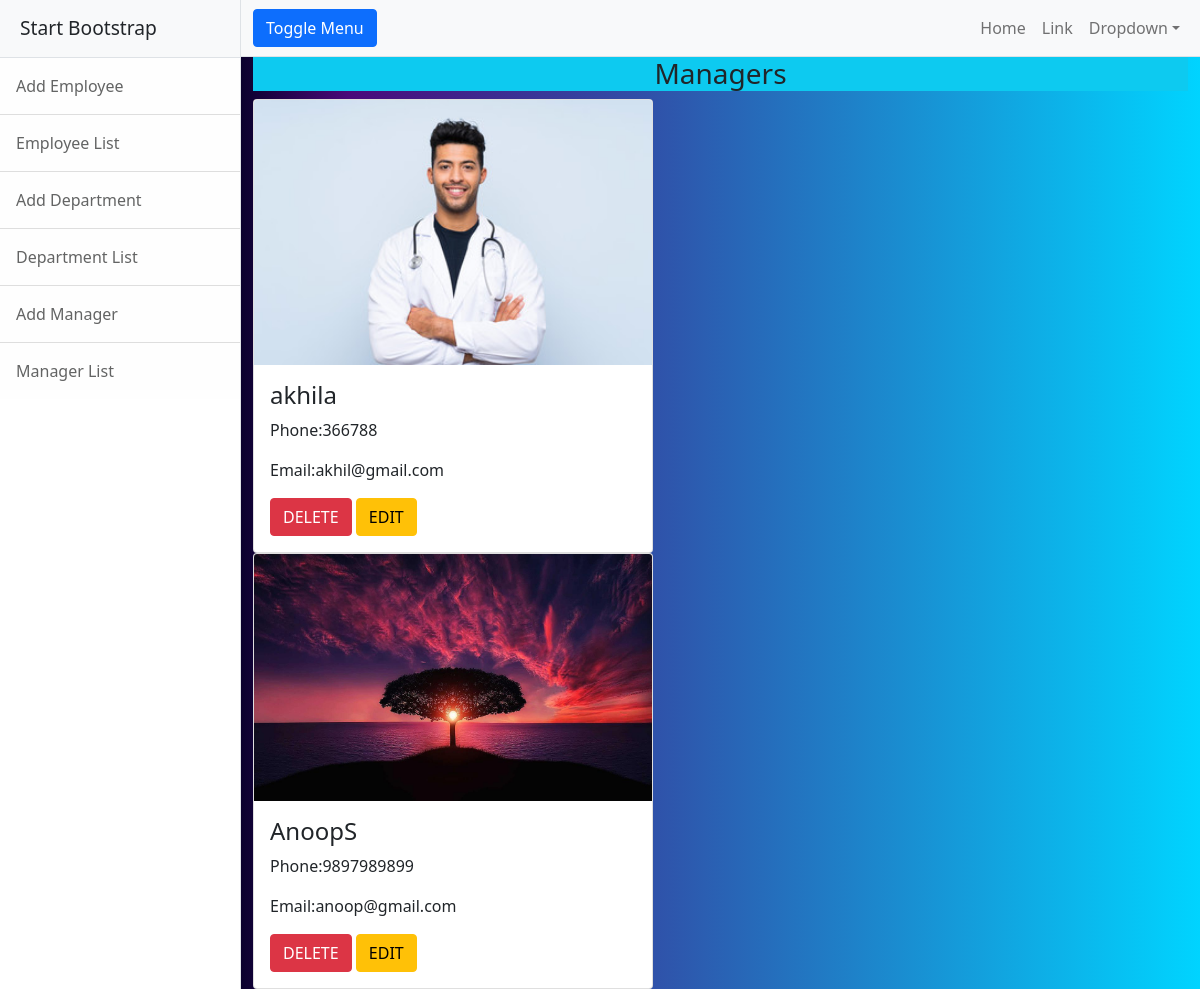
Page /accnt/viewman/ on the committed database.
### account/models.py (models this page shows)
class Manager(models.Model):
    first_name=models.CharField(max_length=120)
    last_name=models.CharField(max_length=100)
    email=models.EmailField()
    phone=models.IntegerField()
    pic=models.ImageField(upload_to="profilepic",null=True)

### account/views.py (the view)
# urls.py: path('viewman/',ViewManager.as_view(),name="viewman"),
class ViewManager(View):
    def get(self,request):
        data=Manager.objects.all()
        return render(request,"manageview.html",{'data':data})

### account/templates/manageview.html (shortened to what this page needs)
{% extends 'index.html'%}
{% block index%}
<h3 class="bg-info text-center">Managers</h3>
<div class="card-columns"> {% for i in data %}
 <div class="card" style="width:400px">
     <img class="card-img-top" src="{{i.pic.url}}" alt="Card image">
     <div class="card-body">
       <h4 class="card-title">{{i.first_name}}{{i.last_name}}</h4>
       <p class="card-text">Phone:{{i.phone}}</p>
       <p class="card-text">Email:{{i.email}}</p>
       <a href="{% url 'delman' i.id%}" class="btn btn-danger">DELETE</a>
           <a href="{% url 'editman' i.id%}" class="btn btn-warning">EDIT</a></td>
     </div>
   </div>
   {% endfor %}
 </div>
 {%endblock index%}

### account/templates/index.html (shortened to what this page needs)
{% load static %}
<!DOCTYPE html>
<html lang="en">
    <head>
        <link href="{% static 'css/styles.css'%}" rel="stylesheet" />
        <link href="{% static 'css/style1.css'%}" rel="stylesheet" />
    </head>
    <body>
        <div class="d-flex" id="wrapper">
            <div class="border-end bg-white" id="sidebar-wrapper">
                <div class="sidebar-heading border-bottom bg-light">Start Bootstrap</div>
                <div class="list-group list-group-flush">
                    <a class="list-group-item list-group-item-action list-group-item-light p-3" href="{% url 'reg'%}">Add Employee</a>
                    <a class="list-group-item list-group-item-action list-group-item-light p-3" href="{% url 'vemp'%}">Employee List</a>
                    <a class="list-group-item list-group-item-action list-group-item-light p-3" href="{% url 'dept'%}">Add Department</a>
                    <a class="list-group-item list-group-item-action list-group-item-light p-3" href="{% url 'vdpt'%}">Department List</a>
                    <a class="list-group-item list-group-item-action list-group-item-light p-3" href="{% url 'addman'%}">Add Manager</a>
                    <a class="list-group-item list-group-item-action list-group-item-light p-3" href="{% url 'viewman'%}">Manager List</a>
                </div>
            </div>
            <div id="page-content-wrapper">
                <nav class="navbar navbar-expand-lg navbar-light bg-light border-bottom">
                    <div class="container-fluid">
                        <button class="btn btn-primary" id="sidebarToggle">Toggle Menu</button>
                        <div class="collapse navbar-collapse" id="navbarSupportedContent">
                            <ul class="navbar-nav ms-auto mt-2 mt-lg-0">
                                <li class="nav-item active"><a class="nav-link" href="{%url 'h'%}">Home</a></li>
                                <li class="nav-item"><a class="nav-link" href="#!">Link</a></li>
                                <li class="nav-item dropdown">
                                    <a class="nav-link dropdown-toggle" id="navbarDropdown" href="#" role="button" data-bs-toggle="dropdown" aria-haspopup="true" aria-expanded="false">Dropdown</a>
                                </li>
                            </ul>
                        </div>
                    </div>
                </nav>
                <div class="container-fluid">
                   {%  block index%}
                   {% endblock index %}
                </div>
            </div>
        </div>
    </body>
</html>

### account/static/css/style1.css (style rules this page uses)
body { background: rgb(2,0,36); background: linear-gradient(90deg, rgba(2,0,36,1) 19%, rgba(74,9,121,1) 29%, rgba(51,72,163,1) 51%, rgba(0,212,255,1) 100%); }

### rows in the picture
Manager: pic (picture), first_name "akhil", last_name "a", phone "366788", email "akhil@gmail.com"
Manager: pic (picture), first_name "Anoop", last_name "S", phone "9897989899", email "anoop@gmail.com"
